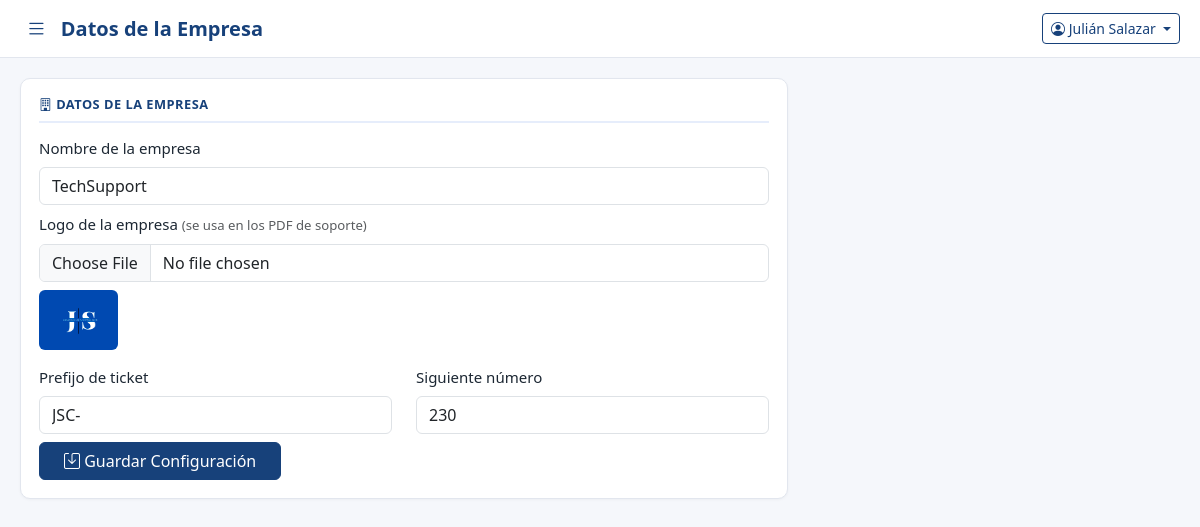
The page /sistema/cnf_empresa.php (signed in) on the database as committed earlier.
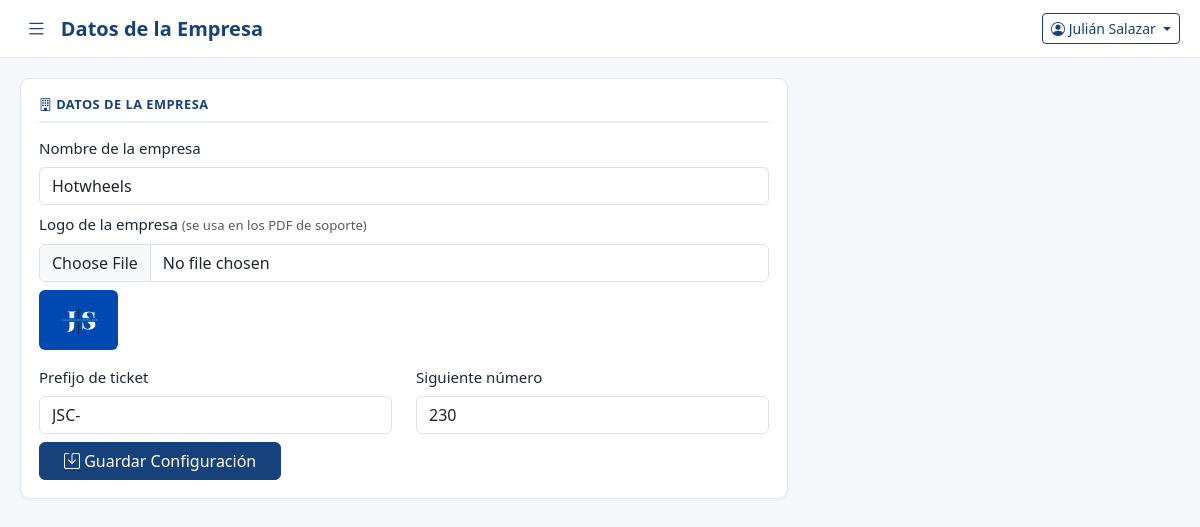
The same page on the database as committed later.
### tables this page shows
CREATE TABLE `tbl_configuracion` (
  `id` int(11) NOT NULL AUTO_INCREMENT,
  `nombre_empresa` varchar(150) NOT NULL DEFAULT 'TechSupport',
  `logo` varchar(255) DEFAULT NULL,
  `prefijo_ticket` varchar(10) NOT NULL DEFAULT 'TK-',
  `siguiente_numero` int(11) NOT NULL DEFAULT 1,
  `state` tinyint(1) NOT NULL DEFAULT 1,
  `user_ing` int(11) DEFAULT NULL,
  `fecha_hora_ing` datetime NOT NULL DEFAULT current_timestamp(),
  PRIMARY KEY (`id`)
);

### sistema/includes/functions.php (called while the page is built, shortened)
<?php
function limpiar($valor) {
    return htmlspecialchars(trim($valor ?? ''), ENT_QUOTES, 'UTF-8');
}

### sistema/cnf_empresa.php (the view, shortened to what this page needs)
<?php
require_once __DIR__ . '/includes/auth.php';
require_once __DIR__ . '/includes/functions.php';
$config = $pdo->query("SELECT * FROM tbl_configuracion ORDER BY id LIMIT 1")->fetch();
$tituloPagina = 'Datos de la Empresa';
include __DIR__ . '/includes/header.php';
?>
<div class="row g-3">
    <div class="col-lg-8">
        <div class="card-panel">
            <h6 class="panel-title"><i class="bi bi-building"></i> Datos de la Empresa</h6>
            <form method="post" enctype="multipart/form-data">
                <div class="mb-2">
                    <label class="form-label">Nombre de la empresa</label>
                    <input type="text" name="nombre_empresa" class="form-control" value="<?= limpiar($config['nombre_empresa']) ?>" required>
                </div>
                <div class="mb-3">
                    <label class="form-label">Logo de la empresa <small class="text-muted">(se usa en los PDF de soporte)</small></label>
                    <input type="file" name="logo" class="form-control" accept="image/*">
                    <?php if (!empty($config['logo'])): ?>
                        <img src="assets/img/<?= limpiar($config['logo']) ?>" style="height:60px;margin-top:8px;border-radius:6px;">
                    <?php endif; ?>
                </div>
                <div class="row">
                    <div class="col-md-6 mb-2">
                        <label class="form-label">Prefijo de ticket</label>
                        <input type="text" name="prefijo_ticket" class="form-control" value="<?= limpiar($config['prefijo_ticket']) ?>" placeholder="Ej: TK-">
                    </div>
                    <div class="col-md-6 mb-2">
                        <label class="form-label">Siguiente número</label>
                        <input type="number" name="siguiente_numero" class="form-control" value="<?= (int)$config['siguiente_numero'] ?>" min="1">
                    </div>
                </div>
                <button class="btn btn-tsp px-4" type="submit"><i class="bi bi-save"></i> Guardar Configuración</button>
            </form>
        </div>
    </div>
</div>
<?php include __DIR__ . '/includes/footer.php'; ?>

### sistema/includes/header.php (shortened to what this page needs)
<!DOCTYPE html>
<html lang="es">
<head>
<link href="https://cdn.jsdelivr.net/npm/bootstrap@5.3.3/dist/css/bootstrap.min.css" rel="stylesheet">
<link rel="stylesheet" href="https://cdn.jsdelivr.net/npm/bootstrap-icons@1.11.3/font/bootstrap-icons.css">
<link rel="stylesheet" href="assets/css/style.css">
</head>
<body>
<div class="app-wrapper">
<div class="main-content">
<div class="topbar">
    <div class="d-flex align-items-center gap-2">
        <button class="btn-toggle" id="btnToggleSidebar"><i class="bi bi-list"></i></button>
        <h5 class="mb-0 text-tsp fw-bold"><?= limpiar($tituloPagina ?? '') ?></h5>
    </div>
    <div class="dropdown">
        <button class="btn btn-outline-tsp btn-sm dropdown-toggle" data-bs-toggle="dropdown">
            <i class="bi bi-person-circle"></i> <?= limpiar($_SESSION['tsp_nombre'] ?? '') ?>
        </button>
    </div>
</div>
<div class="content-area">

### sistema/includes/footer.php (shortened to what this page needs)
    </div>
    </div>
</div>
</body>
</html>

### sistema/assets/css/style.css (style rules this page uses)
:root { --azul-oscuro: #0f2647; --azul-principal: #17417a; --azul-medio: #2563eb; --azul-claro: #e6edfb; --naranja: #f0803c; --crema: #f5f7fb; --texto: #1c2733; --rojo: #c0392b; --sidebar-width: 250px; }
* { box-sizing: border-box; }
body { background-color: var(--crema); color: var(--texto); font-family: 'Segoe UI', Roboto, Arial, sans-serif; font-size: 0.94rem; }
.app-wrapper { display: flex; min-height: 100vh; }
.main-content { margin-left: 0; width: 100%; min-height: 100vh; display: flex; flex-direction: column; }
.topbar { background: #fff; border-bottom: 1px solid #e2e6ee; padding: 12px 20px; display: flex; align-items: center; justify-content: space-between; position: sticky; top: 0; z-index: 1020; }
.topbar .btn-toggle { display: inline-block; background: none; border: none; font-size: 1.3rem; color: var(--azul-principal); }
.content-area { padding: 20px; flex: 1; }
.card-panel { background: #fff; border: 1px solid #e2e6ee; border-radius: 10px; padding: 18px; margin-bottom: 18px; box-shadow: 0 1px 3px rgba(0,0,0,0.04); }
.card-panel h6.panel-title { color: var(--azul-principal); font-weight: 700; letter-spacing: 0.5px; font-size: 0.8rem; text-transform: uppercase; margin-bottom: 14px; border-bottom: 2px solid var(--azul-claro); padding-bottom: 8px; }
.btn-tsp { background: var(--azul-principal); border-color: var(--azul-principal); color: #fff; }
.btn-outline-tsp { border-color: var(--azul-principal); color: var(--azul-principal); }
.text-tsp { color: var(--azul-principal); }

Rows that differ between the two databases and show on the page:
changed tbl_configuracion "JSC-": nombre_empresa "TechSupport" → "Hotwheels"
